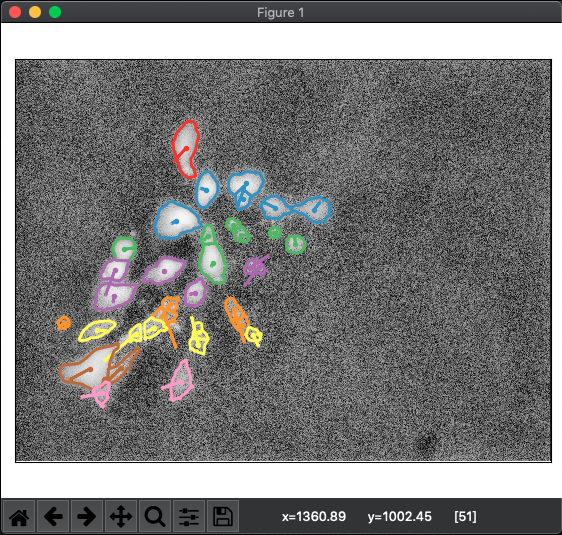
#> input picture example_result.png, 562 x 535 px; its folder holds only this picture in this run
$ python track_by_overlap.py .   (older library calls are emulated)
#> lines starting #> are read from the running program, lines starting #| are printed output that depends on the picture; after the words box and inside, x2 and y2 are one past the last pixel; in counts of white or black regions, pixels touching at a corner belong together
#!/usr/bin/env python3

""" Track cells in a partially labeled image by overlap

To track all frames of a time series in a single folder:

.. code-block:: bash

    $ python3 track_by_overlap.py [/path/to/folder]

To track all frames of a time series and write the results to a folder:

.. code-block:: bash

    $ python3 track_by_overlap.py -o [/path/to/results] [/path/to/folder]

To change the threshold used to segment the images

.. code-block:: bash

    $ python3 track_by_overlap.py -t [threshold] [/path/to/folder]

"""

# Imports

# Standard lib
import copy
import shutil
import pathlib
import argparse
from typing import Tuple, List, Dict, Optional

# 3rd party
import numpy as np

import matplotlib.pyplot as plt
from matplotlib.cm import get_cmap

from scipy import ndimage as ndi

from skimage.filters import gaussian
from skimage.feature import peak_local_max
from skimage.morphology import remove_small_objects
from skimage.segmentation import watershed
from skimage.measure import find_contours
from skimage.io import imread

from sklearn.mixture import GaussianMixture

# Smoothing Constants
FOREGROUND_SMOOTHING: Tuple[float] = (3, 3)  # Gaussian smoothing for the foreground image
BACKGROUND_SMOOTHING: Tuple[float] = (30, 30)  # Gaussian smoothing to estimate the image background

# Segmentation Constants
# THRESHOLD_ABS: Optional[float] = 0.05  # Threshold between background and foreground after smoothing
THRESHOLD_ABS: Optional[float] = None  # Set to None to estimate a good threshold
EXCLUDE_BORDER: int = 25  # px - remove objects too close to the border
MIN_OBJECT_SIZE: int = 500  # px - minimum size for objects
FOOTPRINT_SIZE: int = 25  # px - Side length of the square region to search for peaks

# Linking Constants
MIN_OVERLAP: int = 10  # px - minimum area overlap between segmentations


# Helper Functions


# [64 lines left out: function match_labels_by_overlap, not called in this run]


# Classes


class TrackData(object):
    """ Store data for a single track over time

    :param int track_idx:
        The index for this track
    """

    def __init__(self, track_idx: int):
        self.track_idx = track_idx

        # Which frames is the track defined for
        self.frames: List[int] = []

        # Where are the centers of mass for each frame
        self.centers: List[Tuple[float]] = []

        # Where are the perimeters for each frame
        self.perimeters: List[np.ndarray] = []

    def __len__(self) -> int:
        return len(self.frames)

    def __repr__(self) -> str:
        return f'Track({self.track_idx}, {len(self)} frames)'

    def plot_track(self,
                   frame_idx: int,
                   ax: plt.Axes,
                   max_track_idx: int,
                   arrow_scale: float = 4.0):
        """ Plot the track on this frame

        :param int frame_idx:
            The frame index to plot the track for
        :param Axes ax:
            The matplotlib axis to plot this track on
        :param int max_track_idx:
            Maximum track index to plot (sets this track's color)
        :param float arrow_scale:
            Scale factor to exaggerate the velocity arrows by
        """

        # Only plot frames where this track is found
        if frame_idx not in self.frames:
            return

        # Find the index in this track that corresponds to the global frame number
        this_frame = self.frames.index(frame_idx)

        # Work out the color for this track using the track index and maximum track number
        cmap = copy.copy(get_cmap('Set1'))
        cmap.set_under('black')
        rgba = cmap((self.track_idx - 1)/(max_track_idx))

        # Load the data for this frame
        cx, cy = self.centers[this_frame]
        perimeter = self.perimeters[this_frame]

        # Try to calculate velocity, if we can
        dx, dy = self.calc_delta(frame_idx)

        # Plot center of mass and perimeter
        ax.plot([cy], [cx], '.', color=rgba, linestyle='')
        ax.plot(perimeter[:, 1], perimeter[:, 0], color=rgba, linestyle='-', linewidth=2)

        # Plot velocity arrows, if available
        if dx is not None and dy is not None:
            ax.arrow(cy, cx, dy*arrow_scale, dx*arrow_scale,
                     color=rgba, linestyle='-', linewidth=2, width=0.01)

    def append(self, frame_idx: int, frame: np.ndarray):
        """ Append a segmented region from a frame """

        # Pull the track index out of this frame segmentation
        mask = frame == self.track_idx

        # Not found, so don't add the track
        if not np.any(mask):
            return

        # Pull out the center of mass
        cx, cy = ndi.center_of_mass(mask)

        # Pull out the contour around the region
        perimeter = find_contours(mask, 0.5)[0]

        self.frames.append(frame_idx)
        self.centers.append((cx, cy))
        self.perimeters.append(perimeter)

    def calc_delta(self, frame_idx: int) -> Tuple[Optional[float]]:
        """ Calculate velocity

        :param int frame_idx:
            The frame to calculate dx, dy pairs for
        :returns:
            The delta x, delta y tuple for this frame (or None, None if not possible)
        """

        # Work out which other frames we have tracks for
        if frame_idx - 1 in self.frames:
            prev_frame = self.frames.index(frame_idx - 1)
        else:
            prev_frame = None
        if frame_idx + 1 in self.frames:
            next_frame = self.frames.index(frame_idx + 1)
        else:
            next_frame = None

        # No information, return None
        if prev_frame is None and next_frame is None:
            return None, None

        # Forward differences
        if prev_frame is None:
            cx, cy = self.centers[self.frames.index(frame_idx)]
            nx, ny = self.centers[next_frame]
            return (nx - cx), (ny - cy)

        # Backwards differences
        if next_frame is None:
            cx, cy = self.centers[self.frames.index(frame_idx)]
            px, py = self.centers[prev_frame]
            return (cx - px), (cy - py)

        # Everything, so central differences
        nx, ny = self.centers[next_frame]
        px, py = self.centers[prev_frame]
        return (nx - px)/2.0, (ny - py)/2.0


class OverlapTracker(object):
    """ Track objects in an mCherry time lapse by overlaping contours

    :param Path image_dir:
        Directory containing the .tif image frames, in sorter by alphnumeric sort
    :param float threshold_abs:
        If not None, the threshold to segment all images with
        If None, estimate this threshold from the first frame
    :param int min_object_size:
        Minimum size (in pixels) of segmented objects to keep
    :param int exclude_border:
        Minimum distance from the image border (in pixels) to allow objects
    """

    def __init__(self,
                 image_dir: pathlib.Path,
                 threshold_abs: Optional[float] = THRESHOLD_ABS,
                 min_object_size: int = MIN_OBJECT_SIZE,
                 exclude_border: int = EXCLUDE_BORDER,
                 footprint_size: int = FOOTPRINT_SIZE):

        # Path to a directory containing tifs ordered by frame number
        self.image_dir: pathlib.Path = image_dir

        # Configuration parameters
        self.threshold_abs: Optional[float] = threshold_abs
        self.min_object_size: int = min_object_size
        self.exclude_border: int = exclude_border
        self.footprint_size: int = footprint_size

        # Unprocessed image frames
        self.frames: List[np.ndarray] = []

        # Background corrected image frames
        self.smooth_frames: List[np.ndarray] = []

        # Segmented frames using a threshold and a watershed operation
        self.segmented_frames: List[np.ndarray] = []

        # Linked frames using area intersection
        self.linked_frames: List[np.ndarray] = []

        # Track stats extracted from the labels
        self.track_stats: List[TrackData] = []

    def load_frames(self):
        """ Load individual frame images """
        # Load all the individual frames into a list of arrays, ignoring non-image files
        # All frames must be sortable by name, e.g. frame0001.tif, frame0002.tif, etc
        for frame_file in sorted(self.image_dir.iterdir()):
            if frame_file.suffix not in ('.png', '.tif'):
                continue
            img = imread(frame_file).astype(np.float)
            if img.ndim == 3:
                img = np.mean(img, axis=2)
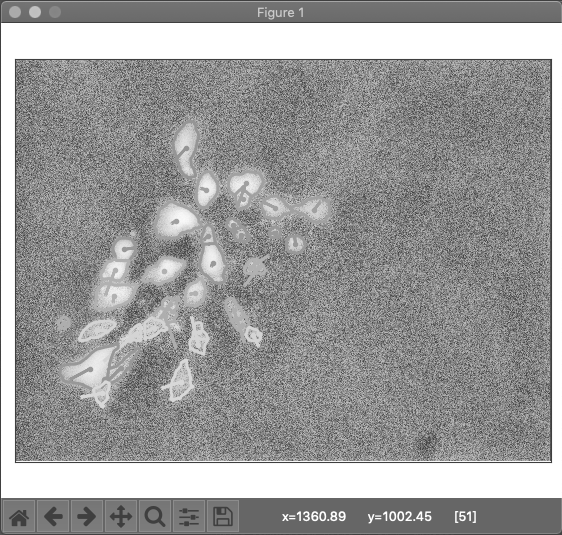
#> img: shape (535, 562) float64; min 63.75, max 255, mean 155.4
            if img.ndim != 2:
                raise ValueError(f'Expected 2D or 3D color image, got {img.shape}')
            img_min = np.min(img)
#> img_min = 63.75
            img_max = np.max(img)
#> img_max = 255
            img = (img - img_min) / (img_max - img_min)
            self.frames.append(img)

        if len(self.frames) < 1:
            raise OSError(f'No valid frames found under {self.image_dir}')

    def background_correct_frames(self):
        """ Perform background subtraction to get a smooth frame """

        for frame in self.frames:
            # Background subtraction
            # Increase this constant to smooth foreground noise, decrease to sharpen boundaries
            fg_frame = gaussian(frame, FOREGROUND_SMOOTHING)
            # Increase this constant to keep larger background features, decrease to remove features
            bg_frame = gaussian(frame, BACKGROUND_SMOOTHING)

            # Subtract then cap the scale of the activation
            smooth_frame = fg_frame - bg_frame
            smooth_frame[smooth_frame < 0] = 0
            smooth_frame[smooth_frame > 1] = 1

            self.smooth_frames.append(smooth_frame)
#> this loop made 1 pass
#> pass 1, in background_correct_frames, `bg_frame = gaussian(frame, BACKGROUND_SMOOTHING)`:
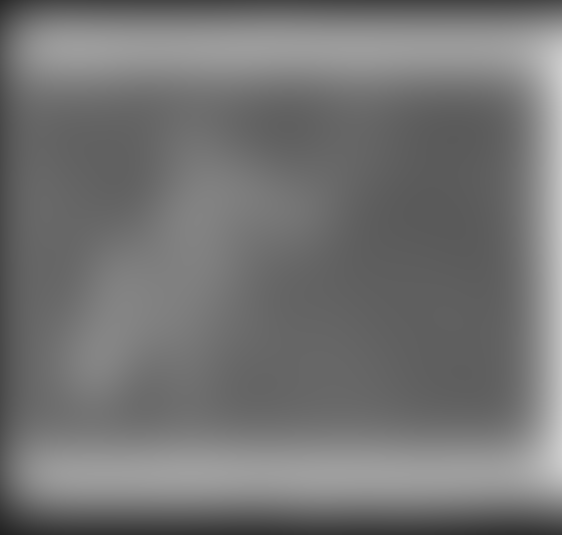
#> bg_frame: shape (535, 562) float64; min 0.134, max 0.797, mean 0.455
#> after the loop:
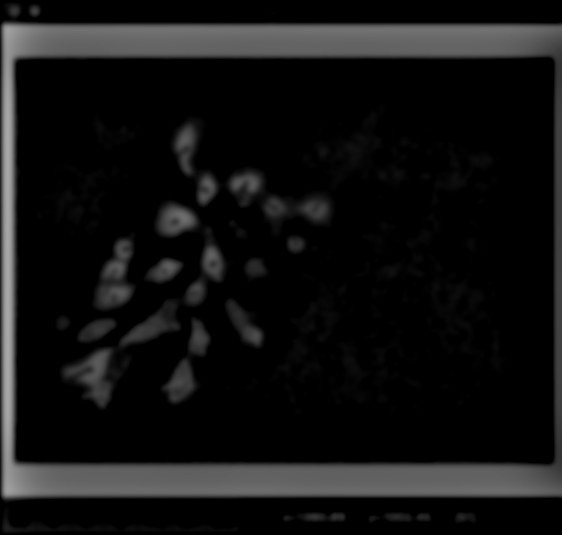
#> smooth_frame: shape (535, 562) float64; min 0, max 0.656, mean 0.074
#> after the loop, self.smooth_frames = 1 item

    def segment_frames(self):
        """ Segment smoothed frames using a threshold followed by a watershed """

        # Estimate the threshold from the image, if not user defined
        if self.threshold_abs is None:
            self.threshold_abs = self.estimate_threshold()

        footprint = np.ones((self.footprint_size, self.footprint_size))

        # Threshold and segment
        for smooth_frame in self.smooth_frames:
            mask_frame = smooth_frame > self.threshold_abs

            # No detection, return an empty mask
            if not np.any(mask_frame):
                self.segmented_frames.append(mask_frame.astype(np.int))
                continue

            # Remove particles smaller than the min size
            mask_frame = remove_small_objects(mask_frame, min_size=self.min_object_size)

            # Remove detections too close to the border
            mask_frame[:self.exclude_border, :] = 0
            mask_frame[:, :self.exclude_border] = 0
            mask_frame[-self.exclude_border:, :] = 0
            mask_frame[:, -self.exclude_border:] = 0

            # Maybe we zeroed the mask here, so again check for no detection
            if not np.any(mask_frame):
                self.segmented_frames.append(mask_frame.astype(np.int))
                continue

            # Split the objects using the watershed algorithm
            dist_frame = ndi.distance_transform_edt(mask_frame)
            local_maxi = peak_local_max(dist_frame, indices=False,
                                        footprint=footprint,
                                        labels=mask_frame)
            markers = ndi.label(local_maxi)[0]
            labels = watershed(-dist_frame, markers, mask=mask_frame)

            # One more cleaning pass to remove noise
            labels = remove_small_objects(labels, min_size=self.min_object_size)

            self.segmented_frames.append(labels)
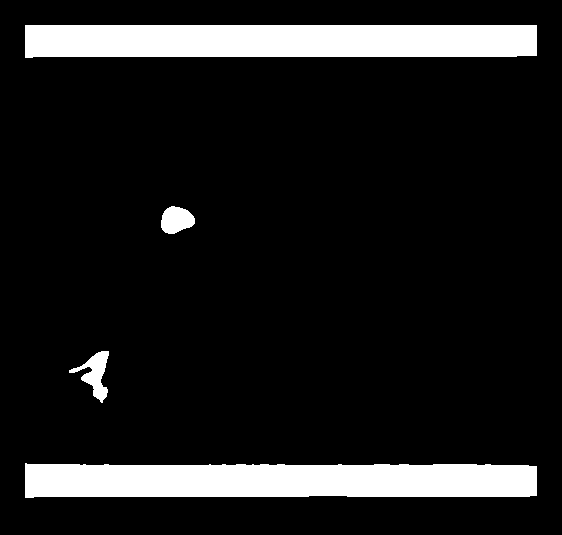
#> mask_frame: shape (535, 562) bool; 11.5% white; 4 white regions, box (x1, y1, x2, y2) and area: (25, 463, 537, 498) 16520, (25, 25, 537, 58) 16372, (69, 351, 109, 403) 838, (161, 206, 195, 234) 701
#> after the loop, self.segmented_frames = 1 item

    def link_frames(self):
        """ Connect frame segmentations over time """

        # Renumber all the regions using the numbers in the previous frame
        # This links all the regions over time, making track extraction simple
        prev_frame: Optional[np.ndarray] = None

        for curr_frame in self.segmented_frames:
            # For the first frame, just keep whatever values we have
            if prev_frame is None:
                self.linked_frames.append(curr_frame)
                prev_frame = curr_frame
                continue
            # Copy any overlapping regions from the last image to the next
            final_frame = match_labels_by_overlap(curr_frame, prev_frame)

            # Write the links to the frame stack
            self.linked_frames.append(final_frame)
            prev_frame = final_frame
#> this loop made 1 pass
#> pass 1, in link_frames, `prev_frame = curr_frame`:
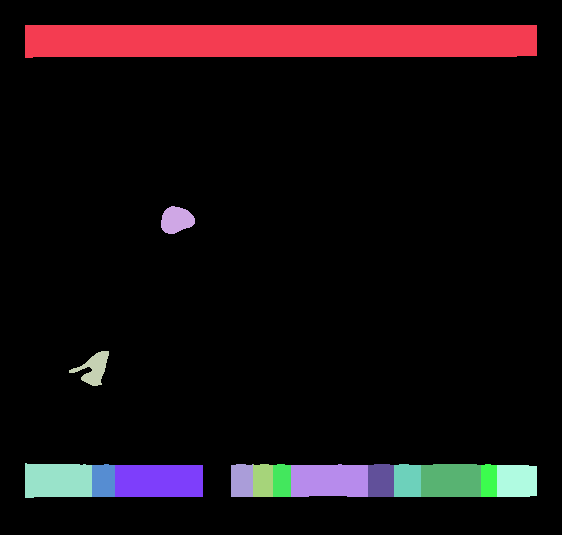
#> prev_frame: shape (535, 562) int32; 16 distinct labels, from 0 to 18; one colour per label, 0 black
#> after the loop, self.linked_frames = 1 item

    def calculate_stats(self):
        """ Using the linked frames, calculate center of mass, velocity, and perimeter """

        # All the linked use the same indicies, so we can extract tracks by just counting
        tracks: Dict[int, TrackData] = {}

        for frame_idx, frame in enumerate(self.linked_frames):

            # Loop over any indicies in this frame
            for track_idx in np.unique(frame):
                if track_idx == 0:
                    continue
                # Get or copy the track data
                track = tracks.get(track_idx, TrackData(track_idx))
                track.append(frame_idx, frame)
                tracks[track_idx] = track
#> this loop made 1 pass
#> frame_idx on pass 1: 0
#> pass 1, in append (call 4), `mask = frame == self.track_idx`:
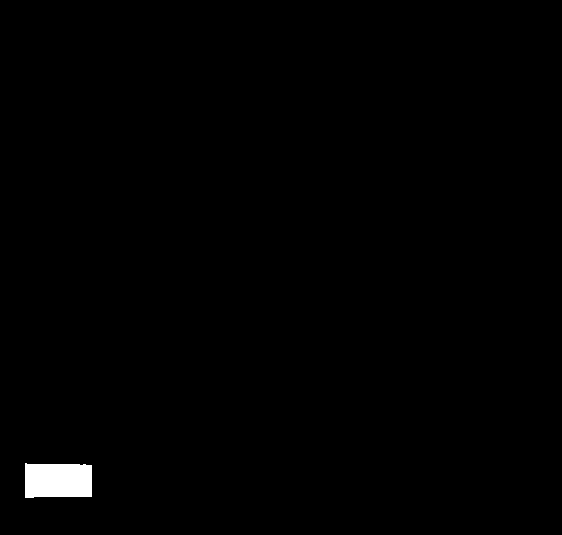
#> mask: shape (535, 562) bool; 0.74% white; 1 white region, box (x1, y1, x2, y2) and area: (25, 463, 92, 498) 2213
#> after the loop, tracks = 15 items

        self.track_stats = list(tracks.values())
#> self.track_stats = 15 items

    # [22 lines left out: function calculate_single_stats, not called in this run]

    def plot_individual_frames(self, outdir: Optional[pathlib.Path] = None):
        """ Plot the tracks on individual frames

        :param Path outdir:
            If not None, save the frames to an output directory
            If None, display each frame in matplotlib
        """
        # Create a fresh directory to write the frames to
        if outdir is not None:
            if outdir.is_dir():
                shutil.rmtree(str(outdir))
            outdir.mkdir(parents=True)

        # Work out the highest track number among tracks
        max_track_idx = np.max([t.track_idx for t in self.track_stats])
#> max_track_idx = 18

        for frame_idx, frame in enumerate(self.frames):

            # Plot the original image
            fig, ax = plt.subplots(1, 1, figsize=(8, 8))
            ax.imshow(frame, cmap='gray')

            # Try to plot as many tracks as possible on the image
            for track in self.track_stats:
                track.plot_track(frame_idx, ax, max_track_idx)

            # Remove borders and other decorations from the frame
            ax.set_xticks([])
            ax.set_yticks([])
            ax.set_xlim([0, frame.shape[1]])
            ax.set_ylim([frame.shape[0], 0])
            ax.get_xaxis().set_visible(False)
            ax.get_yaxis().set_visible(False)

            # Make the plot as large and compact as possible
            plt.tight_layout()

            if outdir is None:
                # If no output directory was passed, save the frame
                plt.show()
            else:
                # If the output directory was passed, save this frame to it
                outfile = '{:05d}.svg'.format(frame_idx)
                fig.savefig(str(outdir / outfile),
                            transparent=True)
                plt.close()
#> this loop made 1 pass
#> frame_idx on pass 1: 0
#> pass 1, in plot_individual_frames, `plt.show()`:
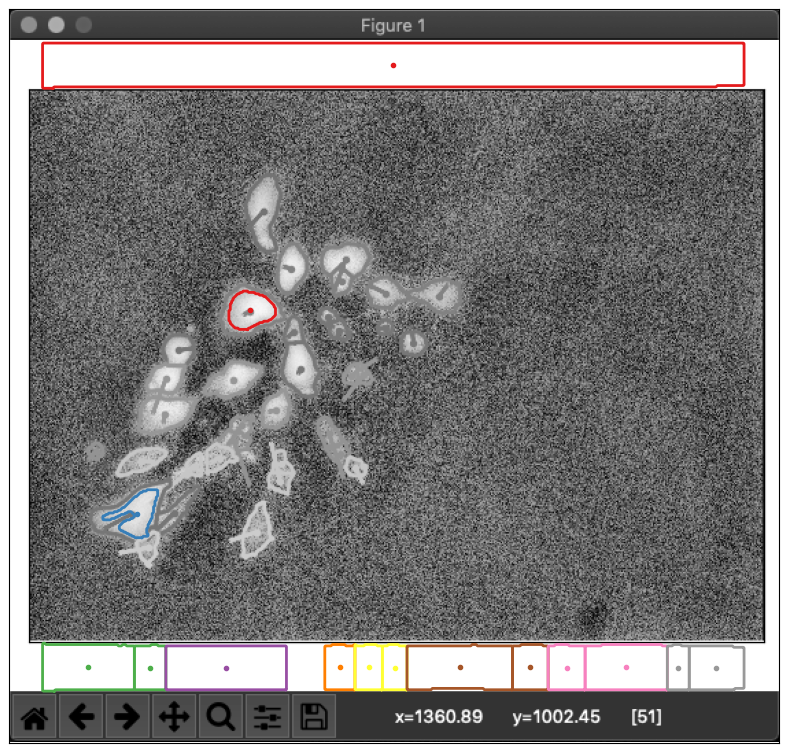
#> figure drawn by matplotlib, 1 panel

    # Helper methods

    def estimate_threshold(self, frame_index: int = 0) -> float:
        """ Select a threshold for segmentation

        :param int frame_index:
            Which frame to use to estimate the threshold from
        :returns:
            The 2-mode mixture model segmentation threshold
        """
        # Work out the segmentation boundary
        gmm = GaussianMixture(n_components=2)
        gmm.fit(self.smooth_frames[frame_index].reshape(-1, 1))

        # Find the larger of the two means and use that for the threshold
        m1, m2 = gmm.means_.ravel()
        threshold_abs = np.max([m1, m2])
        print(f'Selecting threshold: {threshold_abs}')
        return threshold_abs


# Command line interface

if __name__ == '__main__':
    # Parse the supplied command line arguments
    parser = argparse.ArgumentParser('Track objects by overlap')
    parser.add_argument('-o', '--outdir', type=pathlib.Path,
                        help='Directory to write tracked frames to (default is to plot them)')
    parser.add_argument('-t', '--threshold-abs', type=float,
                        help='Segmentation threshold to use to separate bright cells from dark background')
    parser.add_argument('--only-segment', action='store_true',
                        help="Only segment frames, don't try to link them")

    parser.add_argument('image_dir', type=pathlib.Path,
                        help='Directory with individual frames of the time series to track')
    args = parser.parse_args()

    # Run the tracking algorithm and plot results
    tracker = OverlapTracker(args.image_dir,
                             threshold_abs=args.threshold_abs)
    tracker.load_frames()
    tracker.background_correct_frames()
    tracker.segment_frames()

    if args.only_segment:
        tracker.calculate_single_stats()
    else:
        tracker.link_frames()
        tracker.calculate_stats()
    tracker.plot_individual_frames(outdir=args.outdir)
